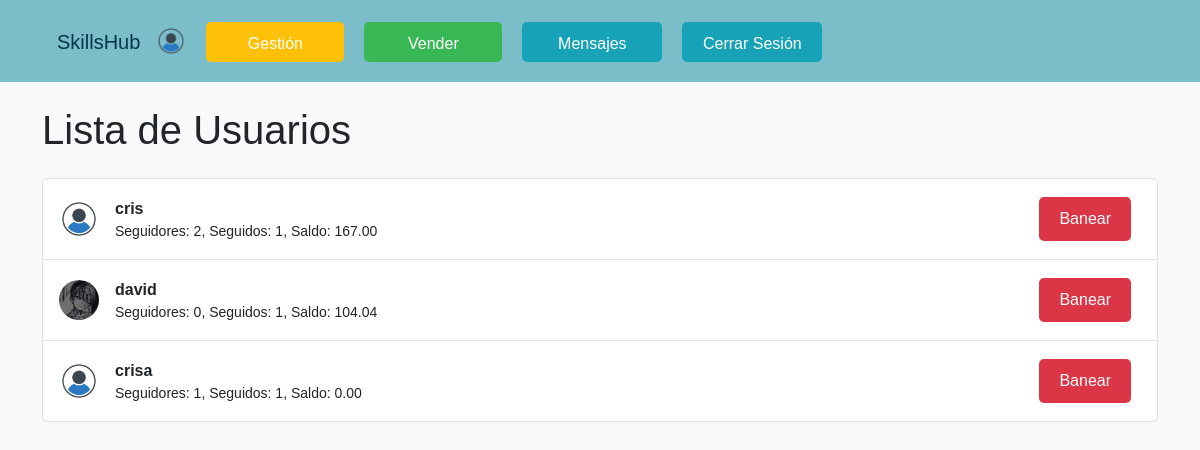
The app's page /lista_usuarios/ (signed in) with its own data.
### SkillsHub/models.py (models this page shows, shortened)
class Usuario(AbstractUser):
    nombre = models.CharField(max_length=100)
    saldo = models.DecimalField(max_digits=10, decimal_places=2, default=0, null=True)
    avatar = models.ImageField(upload_to='avatars/', default='avatars/perfil.png')
    comentario = models.TextField(blank=True, null=True)
    baneado = models.BooleanField(default=False)
    seguidores = models.ManyToManyField("self", symmetrical=False, related_name='usuarios_seguidores', blank=True)
    seguidos = models.ManyToManyField("self", symmetrical=False, related_name='usuarios_seguidos', blank=True)
    insignia_perfil = models.ForeignKey(UsuarioInsignia, null=True, blank=True, on_delete=models.SET_NULL, related_name='insignia_en_perfil')

### SkillsHub/views.py (the view, shortened to what this page needs)
# urls.py: path('lista_usuarios/', staff_member_required(views.lista_usuarios), name='lista_usuarios'),
def lista_usuarios(request):
    usuarios = Usuario.objects.all()  # Obtén todos los usuarios
    return render(request, 'Proyecto/lista_usuarios.html', {'usuarios': usuarios})

### SkillsHub/templates/Proyecto/lista_usuarios.html (shortened to what this page needs)
{% extends './base.html' %}
{% block content %}
    <div class="container mt-4">
        <h1 class="mb-4">Lista de Usuarios</h1>
        <div class="list-group">
            {% for usuario in usuarios %}
                <a href="{% url 'perfil_usuario' usuario.pk %}" class="list-group-item list-group-item-action d-flex align-items-center">
                    <img src="{{ usuario.avatar.url }}" class="rounded-circle me-3" style="width: 40px; height: 40px;" alt="Avatar de {{ usuario.username }}">
                    <div>
                        <strong>{{ usuario.username }}</strong>
                        <div class="small">Seguidores: {{ usuario.seguidores.count }}, Seguidos: {{ usuario.seguidos.count }}, Saldo: {{ usuario.saldo }}</div>
                    </div>
                    <div class="ms-auto">
                        {% if usuario.baneado %}
                            <form action="{% url 'lista_usuarios' %}" method="POST">
                                {% csrf_token %}
                                <input type="hidden" name="user_id" value="{{ usuario.id }}">
                                <button type="submit" name="action" value="desbanear" class="btn btn-success">Desbanear</button>
                            </form>
                        {% else %}
                            <form action="{% url 'lista_usuarios' %}" method="POST">
                                <button type="submit" name="action" value="banear" class="btn btn-danger">Banear</button>
                            </form>
                        {% endif %}
                    </div>
                </a>
            {% empty %}
                <p class="text-muted">No hay usuarios registrados.</p>
            {% endfor %}
        </div>
    </div>
{% endblock %}

### SkillsHub/templates/Proyecto/base.html (shortened to what this page needs)
{% load static %}
<!DOCTYPE html>
<html lang="es">
<head>
    <link href="https://cdn.jsdelivr.net/npm/bootstrap@5.3.3/dist/css/bootstrap.min.css" rel="stylesheet">
</head>
<body>
   <div class="container-fluid no-margin-padding">
        <nav class="page-header navbar navbar-expand-lg navbar-light">
            <div class="container">
                <h1 class="navbar-brand"><a href="{% url 'servicios' %}" style="text-decoration: none; color: inherit;">SkillsHub</a></h1>
                {% if user.avatar %}
                    <div class="d-flex align-items-center avatar-container">
                        <a href="{% url 'perfil_usuario' user.pk %}">
                            <img src="{{ user.avatar.url }}" class="avatar" alt="Avatar">
                        </a>
                    </div>
                {% endif %}
                <div class="collapse navbar-collapse" id="navbarNav">
                    <ul class="navbar-nav text-center">
                        {% if user.is_authenticated %}
                            {% if request.user.is_authenticated and request.user.is_superuser %}
                                <li class="nav-item"><a href="{% url 'gestion' %}" class="nav-link btn btn-warning">Gestión</a></li>
                            {% endif %}
                            <li class="nav-item"><a href="{% url 'nuevo_servicio' %}" class="nav-link btn success btn-success">Vender</a></li>
                            <li class="nav-item"><a href="{% url 'rooms' %}" class="nav-link btn btn-info info text-white">Mensajes</a></li>
                            <li class="nav-item">
                                <form action="{% url 'logout' %}" method="post">
                                    <button type="submit" class="btn btn-info info text-white">Cerrar Sesión</button>
                                </form>
                            </li>
                        {% else %}
                            <li class="nav-item"><a href="{% url 'login' %}" class="nav-link btn btn-info info text-white">Iniciar Sesión</a></li>
                            <li class="nav-item"><a href="{% url 'register' %}" class="nav-link btn btn-info info text-white">Regístrate</a></li>
                        {% endif %}
                    </ul>
                </div>
            </div>
        </nav>
    </div>
    <div class="container-fluid">
        <div class="row">
            <div class="col">
                {% block content %}
                {% endblock %}
            </div>
        </div>
    </div>
</body>
</html>

### SkillsHub/templates/Proyecto/base.html (style rules this page uses)
body { background-color: #f8f9fa; font-family: Arial, sans-serif; margin: 0; padding: 0; }
.page-header { background-color: #7bbec9; }
.page-header { display: flex; justify-content: space-between; align-items: center; padding: 10px; }
.page-header h1 { margin-left: 15px; color: #04364A; margin-top: 10px; }
.btn { display: inline-block; padding: 10px 20px; margin: 10px; font-size: 16px; text-decoration: none; color: #fff; border: none; border-radius: 5px; cursor: pointer; transition: background-color 0.3s ease; }
.btn-warning { background-color: #ffc107; width: 138px; height: 40px; margin-left: 10px; margin-top: 12px; }
.success { background-color: #37b855; width: 138px; height: 40px; margin-top: 12px; }
.info { background-color: #17a2b8; width: 140px; height: 40px; margin-left: 10px; margin-top: 12px; }
.avatar { width: 30px; height: 30px; border-radius: 50%; margin-right: 10px; }
.no-margin-padding { margin: 0 !important; padding: 0 !important; }

### records on screen
Usuario: avatar (picture), username "cris", seguidores.count "2", seguidos.count "1", saldo "167.00"
Usuario: avatar (picture), username "david", seguidores.count "0", seguidos.count "1", saldo "104.04"
Usuario: avatar (picture), username "crisa", seguidores.count "1", seguidos.count "1", saldo "0.00"
